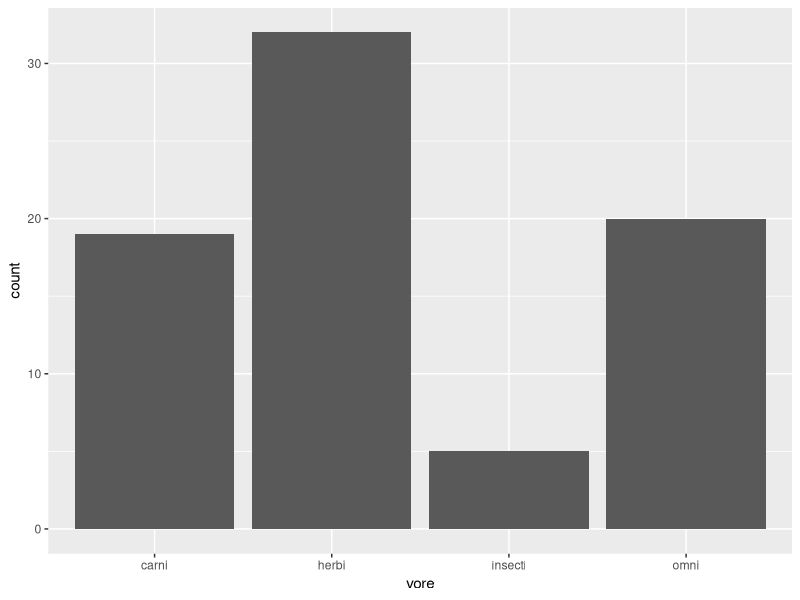

This figure's R source:
## ---- chunk 1
library("tidyverse")
options(scipen = 999) #disable scientific notation
## ---- chunk 2
msleep <- msleep
## ---- chunk 3
ggplot(data=msleep,
       mapping=aes(x=vore))+
  geom_bar()+
  scale_x_discrete(na.translate=F)
